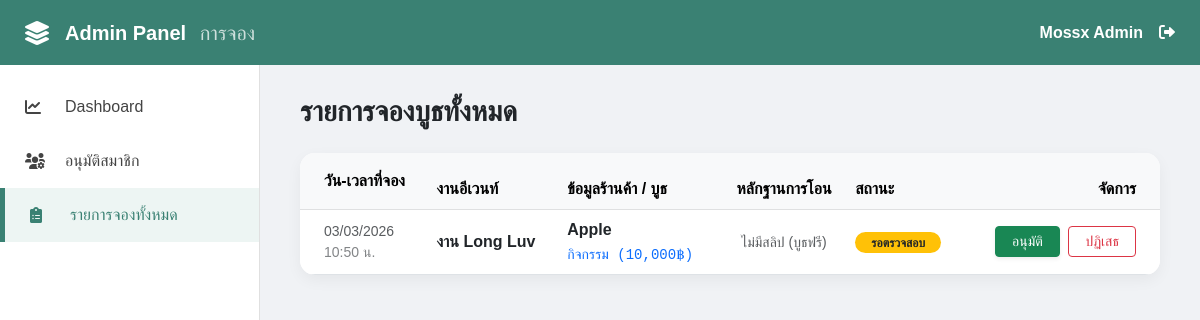
/Final/admin_bookings.php (signed in), run on an earlier commit of the app's database.
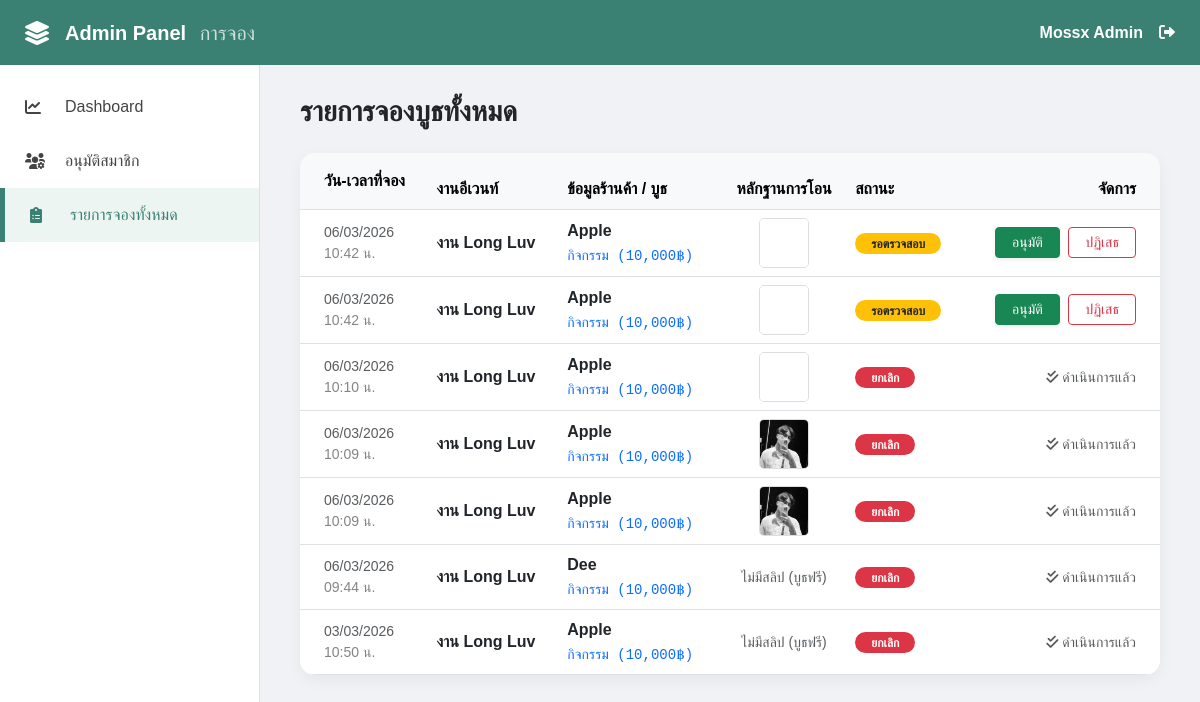
And on a later commit of the database.
### tables this page shows
CREATE TABLE `event_bookings` (
  `id` int(11) NOT NULL,
  `event_id` int(11) DEFAULT NULL,
  `type_id` int(11) DEFAULT NULL,
  `owner_id` int(11) DEFAULT NULL,
  `customer_name` varchar(255) NOT NULL,
  `customer_phone` varchar(20) NOT NULL,
  `payment_slip` varchar(255) DEFAULT NULL,
  `booking_status` enum('pending','confirmed','cancelled') DEFAULT 'pending',
  `created_at` timestamp NOT NULL DEFAULT current_timestamp()
);

CREATE TABLE `events` (
  `id` int(11) NOT NULL,
  `event_name` varchar(255) NOT NULL,
  `event_date` date NOT NULL,
  `location` varchar(255) DEFAULT NULL,
  `created_at` timestamp NOT NULL DEFAULT current_timestamp()
);

CREATE TABLE `booth_types` (
  `id` int(11) NOT NULL,
  `event_id` int(11) DEFAULT NULL,
  `type_name` varchar(100) NOT NULL,
  `price` decimal(10,2) DEFAULT 0.00,
  `total_slots` int(11) NOT NULL
);

### Final/admin_bookings.php (the view, shortened to what this page needs)
<?php
include 'config.php';
$sql = "SELECT b.*, e.event_name, t.type_name, t.price
        FROM event_bookings b
        JOIN events e ON b.event_id = e.id
        JOIN booth_types t ON b.type_id = t.id";
$sql .= " ORDER BY b.created_at DESC";
$stmt = $conn->prepare($sql);
$stmt->execute();
$bookings = $stmt->fetchAll();
$page_title = "รายการจองบูธทั้งหมด";
?>
<!DOCTYPE html>
<html lang="th">
<head>
    <link href="https://cdn.jsdelivr.net/npm/bootstrap@5.3.0/dist/css/bootstrap.min.css" rel="stylesheet">
    <link rel="stylesheet" href="https://cdnjs.cloudflare.com/ajax/libs/font-awesome/6.0.0/css/all.min.css">
</head>
<body>
<div class="top-nav justify-content-between">
    <div class="d-flex align-items-center">
        <i class="fas fa-layer-group me-3 fs-4"></i>
        <h5 class="mb-0 fw-bold">Admin Panel <span class="fw-light opacity-75 ms-2">การจอง</span></h5>
    </div>
    <div class="d-flex align-items-center">
        <span class="fw-bold me-3"><?php echo htmlspecialchars($_SESSION['admin_name']); ?></span>
        <a href="logout.php" class="text-white"><i class="fas fa-sign-out-alt"></i></a>
    </div>
</div>
<div class="sidebar">
    <ul class="sidebar-menu">
        <li onclick="location.href='admin_panel.php'"><i class="fas fa-chart-line"></i> Dashboard</li>
        <li onclick="location.href='admin_users.php'"><i class="fas fa-users-cog"></i> อนุมัติสมาชิก</li>
        <li class="active"><i class="fas fa-clipboard-list"></i> รายการจองทั้งหมด</li>
    </ul>
</div>
<div class="main-content">
    <div class="d-flex justify-content-between align-items-center mb-4">
        <h3 class="fw-bold mb-0 text-dark"><?php echo $page_title; ?></h3>
    </div>
    <div class="card data-card">
        <div class="table-responsive">
            <table class="table table-hover align-middle mb-0">
                <thead class="table-light">
                    <tr>
                        <th class="ps-4 py-3">วัน-เวลาที่จอง</th>
                        <th>งานอีเวนท์</th>
                        <th>ข้อมูลร้านค้า / บูธ</th>
                        <th class="text-center">หลักฐานการโอน</th>
                        <th>สถานะ</th>
                        <th class="text-end pe-4">จัดการ</th>
                    </tr>
                </thead>
                <tbody>
                    <?php if (count($bookings) > 0): ?>
                        <?php foreach ($bookings as $b): ?>
                        <tr>
                            <td class="ps-4 small text-muted">
                                <?php echo date('d/m/Y', strtotime($b['created_at'])); ?><br>
                                <span class="opacity-75"><?php echo date('H:i', strtotime($b['created_at'])); ?> น.</span>
                            </td>
                            <td><span class="fw-bold text-dark"><?php echo htmlspecialchars($b['event_name']); ?></span></td>
                            <td>
                                <div class="fw-bold"><?php echo htmlspecialchars($b['customer_name']); ?></div>
                                <small class="text-primary font-monospace"><?php echo htmlspecialchars($b['type_name']); ?> (<?php echo number_format($b['price']); ?>฿)</small>
                            </td>
                            <td class="text-center">
                                <?php if ($b['payment_slip']): ?>
                                    <img src="uploads/slips/<?php echo $b['payment_slip']; ?>" class="slip-thumb" onclick="window.open(this.src)" title="คลิกเพื่อดูรูปขยาย">
                                <?php else: ?>
                                    <span class="text-muted small italic">ไม่มีสลิป (บูธฟรี)</span>
                                <?php endif; ?>
                            </td>
                            <td>
                                <?php if($b['booking_status'] == 'pending'): ?>
                                    <span class="badge bg-warning text-dark px-3 rounded-pill">รอตรวจสอบ</span>
                                <?php elseif($b['booking_status'] == 'confirmed'): ?>
                                    <span class="badge bg-success px-3 rounded-pill text-white">ยืนยันแล้ว</span>
                                <?php else: ?>
                                    <span class="badge bg-danger px-3 rounded-pill text-white">ยกเลิก</span>
                                <?php endif; ?>
                            </td>
                            <td class="text-end pe-4">
                                <?php if($b['booking_status'] == 'pending'): ?>
                                    <a href="update_booking.php?id=<?php echo $b['id']; ?>&status=confirmed"
                                       class="btn btn-sm btn-success px-3 shadow-sm"
                                       onclick="return confirm('ยืนยันการชำระเงินและสิทธิ์บูธนี้?')">อนุมัติ</a>
                                    <a href="update_booking.php?id=<?php echo $b['id']; ?>&status=cancelled"
                                       class="btn btn-sm btn-outline-danger px-3 ms-1"
                                       onclick="return confirm('ต้องการยกเลิกการจองนี้ใช่หรือไม่?')">ปฏิเสธ</a>
                                <?php else: ?>
                                    <small class="text-muted"><i class="fas fa-check-double"></i> ดำเนินการแล้ว</small>
                                <?php endif; ?>
                            </td>
                        </tr>
                        <?php endforeach; ?>
                    <?php endif; ?>
                </tbody>
            </table>
        </div>
    </div>
</div>
</body>
</html>

### Final/admin_bookings.php (style rules this page uses)
:root { --su-green: #3a8173; --sidebar-width: 260px; }
body { background-color: #f0f2f5; font-family: 'Sarabun', sans-serif; }
.top-nav { background: var(--su-green); color: white; height: 65px; display: flex; align-items: center; padding: 0 25px; position: fixed; width: 100%; z-index: 1050; }
.sidebar { width: var(--sidebar-width); background: white; height: 100vh; position: fixed; top: 65px; border-right: 1px solid #e0e0e0; padding-top: 15px; }
.sidebar-menu { list-style: none; padding: 0; }
.sidebar-menu li { padding: 15px 25px; color: #444; cursor: pointer; display: flex; align-items: center; transition: 0.3s; }
.sidebar-menu li.active { background: #edf5f3; border-left: 5px solid var(--su-green); color: var(--su-green); }
.sidebar-menu li i { width: 25px; margin-right: 15px; }
.main-content { margin-left: var(--sidebar-width); padding: 95px 40px 40px; }
.data-card { border: none; border-radius: 15px; box-shadow: 0 5px 15px rgba(0,0,0,0.05); overflow: hidden; }
.slip-thumb { width: 50px; height: 50px; object-fit: cover; border-radius: 5px; cursor: pointer; border: 1px solid #ddd; transition: 0.2s; }

What changed in the data, as far as the page shows it:
added event_bookings: created_at "06/03/2026", created_at "10:42", event.event_name "งาน Long Luv", customer_name "Apple", type.type_name "กิจกรรม", type.price "10,000", payment_slip (picture), booking_status "รอตรวจสอบ"
added event_bookings: created_at "06/03/2026", created_at "10:42", event.event_name "งาน Long Luv", customer_name "Apple", type.type_name "กิจกรรม", type.price "10,000", payment_slip (picture), booking_status "รอตรวจสอบ"
added event_bookings: created_at "06/03/2026", created_at "10:10", event.event_name "งาน Long Luv", customer_name "Apple", type.type_name "กิจกรรม", type.price "10,000", payment_slip (picture), booking_status "ยกเลิก"
added event_bookings: created_at "06/03/2026", created_at "10:09", event.event_name "งาน Long Luv", customer_name "Apple", type.type_name "กิจกรรม", type.price "10,000", payment_slip (picture), booking_status "ยกเลิก"
added event_bookings: created_at "06/03/2026", created_at "10:09", event.event_name "งาน Long Luv", customer_name "Apple", type.type_name "กิจกรรม", type.price "10,000", payment_slip (picture), booking_status "ยกเลิก"
added event_bookings: created_at "06/03/2026", created_at "09:44", event.event_name "งาน Long Luv", customer_name "Dee", type.type_name "กิจกรรม", type.price "10,000", shows "ไม่มีสลิป (บูธฟรี)", booking_status "ยกเลิก"
changed event_bookings (number 7 of 7 on the later page): booking_status "รอตรวจสอบ อนุมัติ ปฏิเสธ" → "ยกเลิก ดำเนินการแล้ว"
